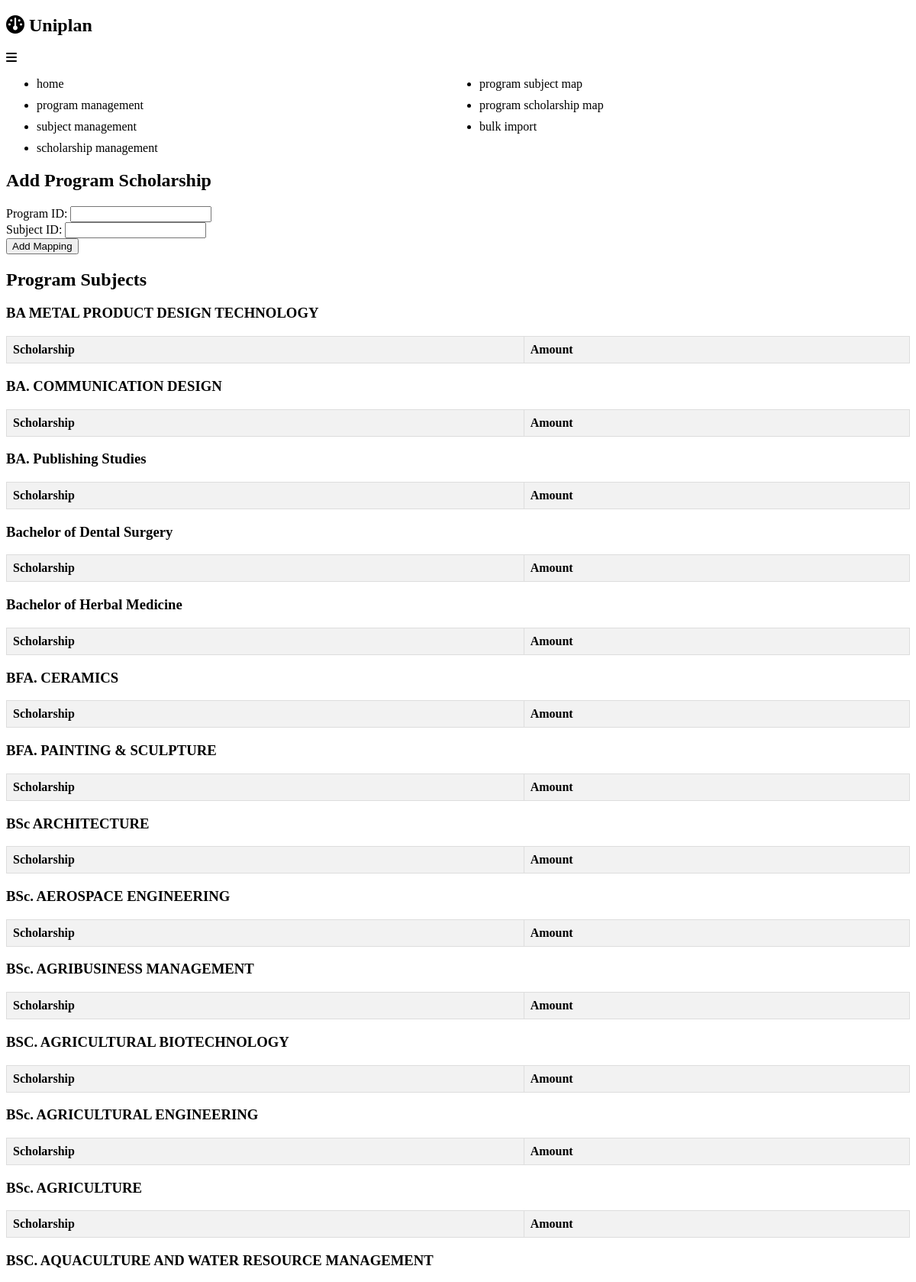
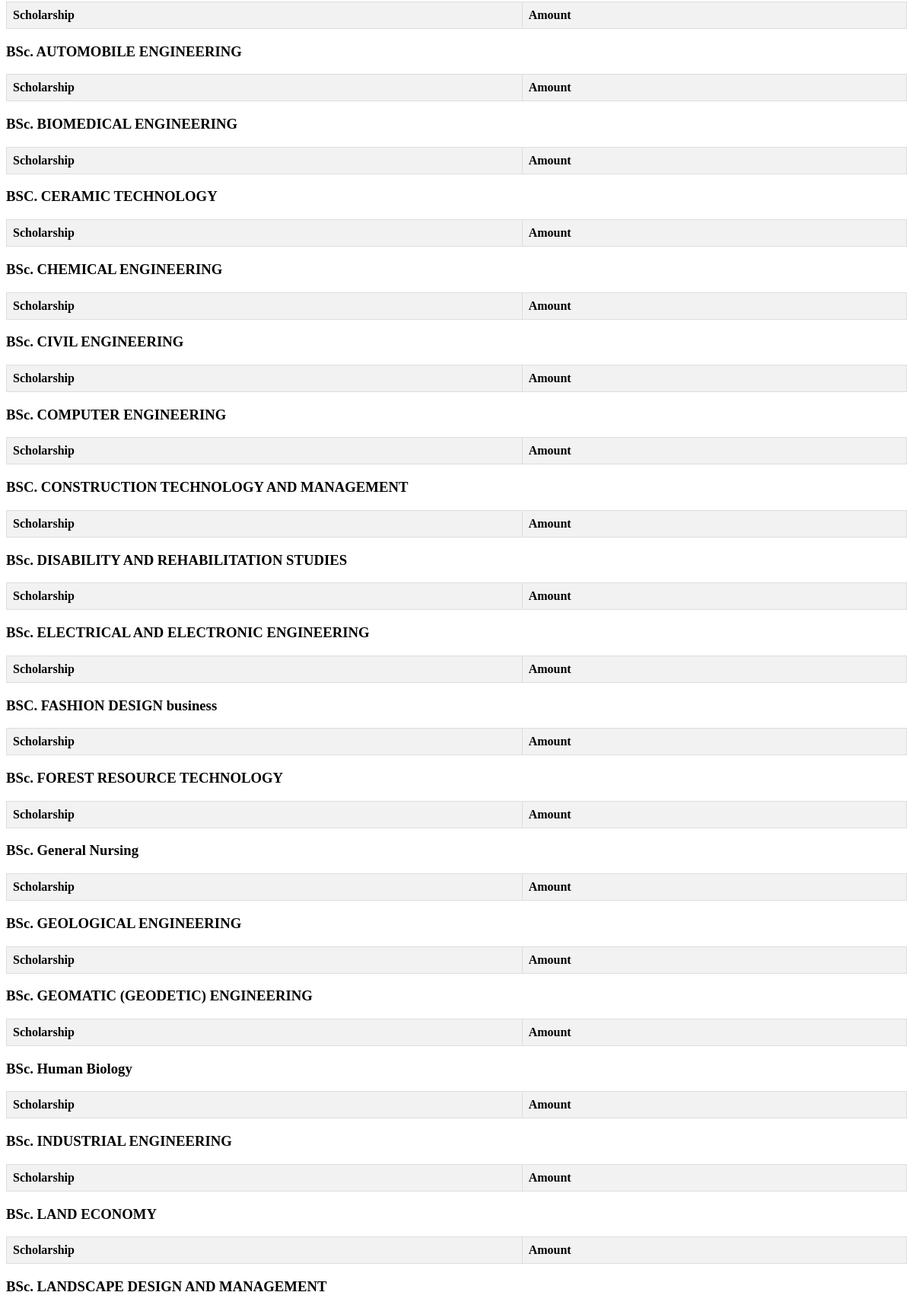
The page /prog_scholar (upper part) on the database its author committed (2 pictures, top to bottom).
### uniplan/models.py (models this page shows)
class Program(db.Model):
    __tablename__ = 'program'
    program_id = db.Column(db.Integer, primary_key=True, unique=True)
    program_name = db.Column(db.Text, nullable=False)
    field = db.Column(db.Integer)
    department = db.Column(db.Text)
    university = db.Column(db.Text)
    description = db.Column(db.Text)
    tuition_fees = db.Column(db.Integer)

### uniplan/routes.py (the view, shortened to what this page needs)
@app.route('/prog_scholar', methods=['GET', 'POST'])
def prog_scholar():
    programs = Program.query.all()
    prog_scho = ProgramScholarship.query.all()
    form = ProgramScholarshipForm()
    return render_template('prog_scho.html', form=form, prog_scho=prog_scho, programs=programs)

### uniplan/forms.py (shortened to what this page needs)
class ProgramScholarshipForm(FlaskForm):
    program_id = IntegerField('Program ID', validators=[DataRequired()])
    scholarship_id = IntegerField('Scholarship ID', validators=[DataRequired()])

### uniplan/templates/prog_scho.html (shortened to what this page needs)
{% extends 'base.html' %}
{% block content %}
<div class="container">
    <h2>Add Program Scholarship</h2>
    <form method="post" action="{{ url_for('prog_scholar') }}">
        <div class="form-group">
            <label for="program_id">Program ID:</label>
            {{ form.program_id(class="form-control") }}
        </div>
        <div class="form-group">
            <label for="scholarship_id">Subject ID:</label>
            {{ form.scholarship_id(class="form-control") }}
        </div>
        <button type="submit" class="btn btn-primary">Add Mapping</button>
    </form>
</div>
<h2>Program Subjects</h2>
    {% for program in programs %}
    <h3>{{ program.program_name }}</h3>
    <table class="table">
        <thead>
            <tr>
                <th>Scholarship</th>
                <th>Amount</th>
            </tr>
        </thead>
    </table>
{%endfor%}
{% endblock %}

### uniplan/static/css/main.css (style rules this page uses)
table { border-collapse: collapse; width: 100%; }
th, td { border: 1px solid #dddddd; text-align: left; padding: 8px; }
th { background-color: #f2f2f2; }

### rows shown on the page
Program: program_name "BA METAL PRODUCT DESIGN TECHNOLOGY"
Program: program_name "BA. COMMUNICATION DESIGN"
Program: program_name "BA. Publishing Studies"
Program: program_name "Bachelor of Dental Surgery"
Program: program_name "Bachelor of Herbal Medicine"
Program: program_name "BFA. CERAMICS"
Program: program_name "BFA. PAINTING & SCULPTURE"
Program: program_name "BSc ARCHITECTURE"
Program: program_name "BSc. AEROSPACE ENGINEERING"
Program: program_name "BSc. AGRIBUSINESS MANAGEMENT"
Program: program_name "BSC. AGRICULTURAL BIOTECHNOLOGY"
Program: program_name "BSc. AGRICULTURAL ENGINEERING"
Program: program_name "BSc. AGRICULTURE"
Program: program_name "BSC. AQUACULTURE AND WATER RESOURCE MANAGEMENT"
Program: program_name "BSc. AUTOMOBILE ENGINEERING"
Program: program_name "BSc. BIOMEDICAL ENGINEERING"
Program: program_name "BSC. CERAMIC TECHNOLOGY"
Program: program_name "BSc. CHEMICAL ENGINEERING"
Program: program_name "BSc. CIVIL ENGINEERING"
Program: program_name "BSc. COMPUTER ENGINEERING"
Program: program_name "BSC. CONSTRUCTION TECHNOLOGY AND MANAGEMENT"
Program: program_name "BSc. DISABILITY AND REHABILITATION STUDIES"
Program: program_name "BSc. ELECTRICAL AND ELECTRONIC ENGINEERING"
Program: program_name "BSC. FASHION DESIGN business"
Program: program_name "BSc. FOREST RESOURCE TECHNOLOGY"
Program: program_name "BSc. General Nursing"
Program: program_name "BSc. GEOLOGICAL ENGINEERING"
Program: program_name "BSc. GEOMATIC (GEODETIC) ENGINEERING"
Program: program_name "BSc. Human Biology"
Program: program_name "BSc. INDUSTRIAL ENGINEERING"
Program: program_name "BSc. LAND ECONOMY"
Program: program_name "BSc. LANDSCAPE DESIGN AND MANAGEMENT"
